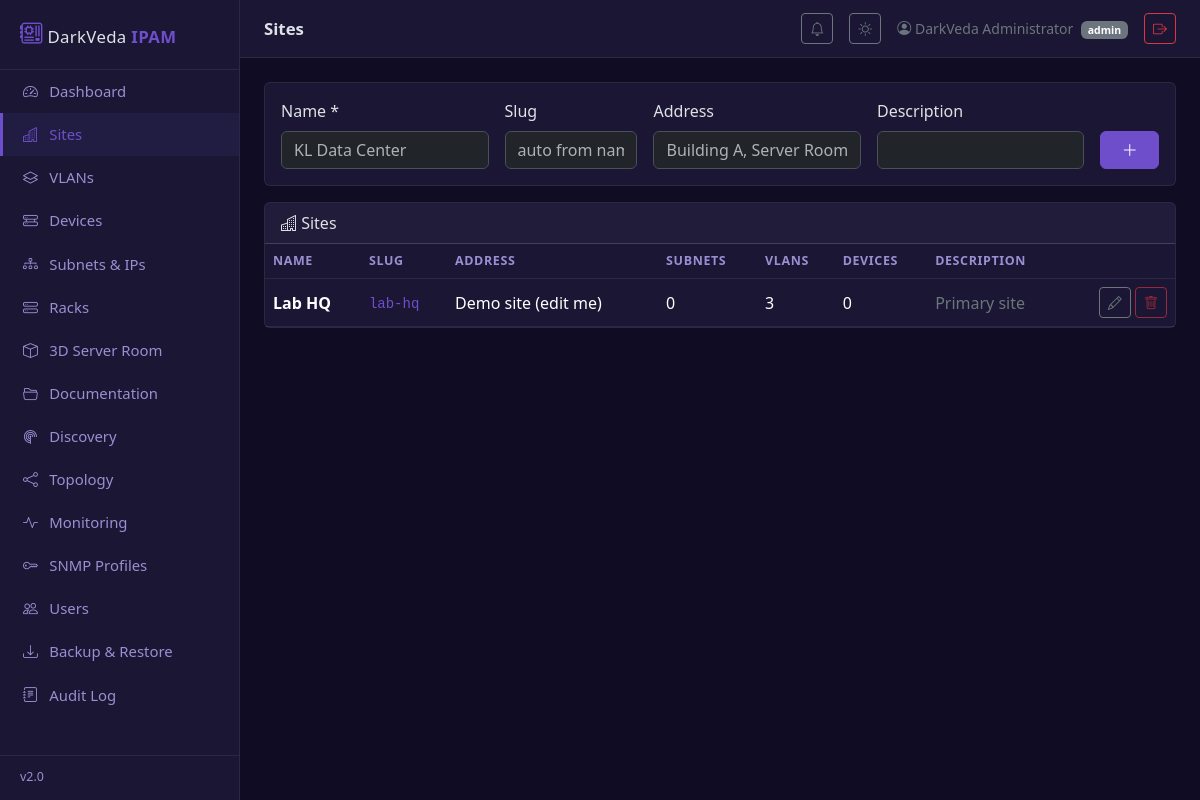
/?page=sites (signed in), run on the app's committed database.
### tables this page shows
CREATE TABLE sites (
  id          INT UNSIGNED AUTO_INCREMENT PRIMARY KEY,
  name        VARCHAR(120) NOT NULL UNIQUE,
  slug        VARCHAR(64)  NOT NULL UNIQUE,
  address     VARCHAR(255) NULL,
  description VARCHAR(255) NULL,
  created_at  DATETIME NOT NULL DEFAULT CURRENT_TIMESTAMP
);

### src/Auth.php (called while the page is built, shortened)
<?php
final class Auth
{
    public static function can(string $permission): bool
    {
        return in_array($permission, $_SESSION['permissions'] ?? [], true);
    }
}

### src/App.php (called while the page is built, shortened)
<?php
final class App
{
    public static function render(string $page, array $vars = []): void
    {
        $__dvBase = dirname(__DIR__);
        $__dvPage = $page;
        extract($vars, EXTR_SKIP);
        require $__dvBase . '/partials/header.php';
        require $__dvBase . '/pages/' . $__dvPage . '.php';
        require $__dvBase . '/partials/footer.php';
    }
}
function e(?string $s): string
{
    return htmlspecialchars((string)$s, ENT_QUOTES, 'UTF-8');
}

### src/Database.php (called while the page is built, shortened)
<?php
final class Database
{
    private static ?PDO $pdo = null;
    public static function get(): PDO
    {
        if (self::$pdo === null) {
            $cfg = App::config()['db'];
            $dsn = sprintf(
                'mysql:host=%s;port=%d;dbname=%s;charset=%s',
                $cfg['host'], $cfg['port'], $cfg['name'], $cfg['charset']
            );
            self::$pdo = new PDO($dsn, $cfg['user'], $cfg['password'], [
                PDO::ATTR_ERRMODE            => PDO::ERRMODE_EXCEPTION,
                PDO::ATTR_DEFAULT_FETCH_MODE => PDO::FETCH_ASSOC,
                PDO::ATTR_EMULATE_PREPARES   => false,
            ]);
        }
        return self::$pdo;
    }
    public static function q(string $sql, array $params = []): array
    {
        $stmt = self::get()->prepare($sql);
        $stmt->execute($params);
        return $stmt->fetchAll();
    }
}

### pages/sites.php (the view, shortened to what this page needs)
<?php
$sites = Database::q(
    'SELECT s.*,
            (SELECT COUNT(*) FROM subnets  WHERE site_id = s.id) AS subnet_count,
            (SELECT COUNT(*) FROM vlans    WHERE site_id = s.id) AS vlan_count,
            (SELECT COUNT(*) FROM devices  WHERE site_id = s.id) AS device_count
     FROM sites s ORDER BY s.name'
);
$canManage = Auth::can('ipam.manage');
?>
<?php if ($canManage): ?>
<div class="card mb-3"><div class="card-body">
  <form method="post" class="row g-3">
    <div class="col-md-3">
      <label class="form-label">Name *</label>
      <input name="name" class="form-control" required placeholder="KL Data Center">
    </div>
    <div class="col-md-2">
      <label class="form-label">Slug</label>
      <input name="slug" class="form-control" placeholder="auto from name">
    </div>
    <div class="col-md-3">
      <label class="form-label">Address</label>
      <input name="address" class="form-control" placeholder="Building A, Server Room">
    </div>
    <div class="col-md-3">
      <label class="form-label">Description</label>
      <input name="description" class="form-control">
    </div>
    <div class="col-md-1 d-flex align-items-end">
      <button class="btn btn-primary w-100"><i class="bi bi-plus-lg"></i></button>
    </div>
  </form>
</div></div>
<?php endif; ?>
<div class="card">
  <div class="card-header"><i class="bi bi-buildings"></i> Sites</div>
  <div class="table-responsive">
    <table class="table table-hover mb-0">
      <thead><tr>
        <th>Name</th><th>Slug</th><th>Address</th><th>Subnets</th><th>VLANs</th><th>Devices</th><th>Description</th><th></th>
      </tr></thead>
      <tbody>
      <?php foreach ($sites as $s): ?>
        <tr>
          <td><strong><?= e($s['name']) ?></strong></td>
          <td><code><?= e($s['slug']) ?></code></td>
          <td><?= e($s['address'] ?? '—') ?></td>
          <td><?= (int)$s['subnet_count'] ?></td>
          <td><?= (int)$s['vlan_count'] ?></td>
          <td><?= (int)$s['device_count'] ?></td>
          <td class="text-secondary"><?= e($s['description'] ?? '—') ?></td>
          <td class="text-end text-nowrap">
            <?php if ($canManage): ?>
            <button class="btn btn-sm btn-outline-secondary" data-bs-toggle="collapse"
                    data-bs-target="#editsite-<?= (int)$s['id'] ?>" title="Edit">
              <i class="bi bi-pencil"></i>
            </button>
            <form method="post" class="d-inline m-0" data-confirm="Delete site <?= e($s['name']) ?>?">
              <button class="btn btn-sm btn-outline-danger" <?= ($s['subnet_count'] + $s['vlan_count'] + $s['device_count']) > 0 ? 'disabled title="Still referenced"' : '' ?>>
                <i class="bi bi-trash"></i>
              </button>
            </form>
            <?php endif; ?>
          </td>
        </tr>
      <?php endforeach; ?>
      </tbody>
    </table>
  </div>
</div>

### public/assets/css/darkveda.css (style rules this page uses)
:root { --dv-accent: #6F4ECC; --dv-accent-dim: #5B3CC5; --dv-sidebar-w: 240px; }
[data-bs-theme="dark"] { --dv-bg: #0F0C23; --dv-surface: #1A1633; --dv-surface-2: #211D42; --dv-border: rgba(255,255,255,.08); --dv-text-dim: #9B8ED1; }
body { background: var(--dv-bg); min-height: 100vh; }
.card { background: var(--dv-surface); border: 1px solid var(--dv-border); }
.table { --bs-table-bg: transparent; margin-bottom: 0; }
.table thead th { color: var(--dv-text-dim); font-size: .78rem; text-transform: uppercase; letter-spacing: .05em; border-bottom-color: var(--dv-border); }
.table td { border-bottom-color: var(--dv-border); vertical-align: middle; }
.btn-primary { --bs-btn-bg: var(--dv-accent); --bs-btn-border-color: var(--dv-accent); --bs-btn-hover-bg: var(--dv-accent-dim); --bs-btn-hover-border-color: var(--dv-accent-dim); --bs-btn-active-bg: var(--dv-accent-dim); --bs-btn-active-border-color: var(--dv-accent-dim); }
code { color: var(--dv-accent); }
html { -webkit-text-size-adjust: 100%; text-size-adjust: 100%; scroll-behavior: smooth; }
body { -webkit-tap-highlight-color: transparent; -webkit-font-smoothing: antialiased; -moz-osx-font-smoothing: grayscale; text-rendering: optimizeLegibility; overflow-x: hidden; overscroll-behavior-y: contain; }
code { overflow-wrap: anywhere; word-break: break-word; }
.btn, .nav-link, .dropdown-item, a { touch-action: manipulation; }
.table-responsive { -webkit-overflow-scrolling: touch; overscroll-behavior-x: contain; scrollbar-width: thin; }

### data on the page
sites: name "Lab HQ", slug "lab-hq", address "Demo site (edit me)", subnet_count "0", vlan_count "3", device_count "0", description "Primary site"

### other printed values
$label "Dashboard"
$label "Sites"
$label "VLANs"
$label "Devices"
$label "Subnets & IPs"
$label "Racks"
$label "3D Server Room"
$label "Documentation"
$label "Discovery"
$label "Topology"
$label "Monitoring"
$label "SNMP Profiles"
$label "Users"
$label "Backup & Restore"
$label "Audit Log"
